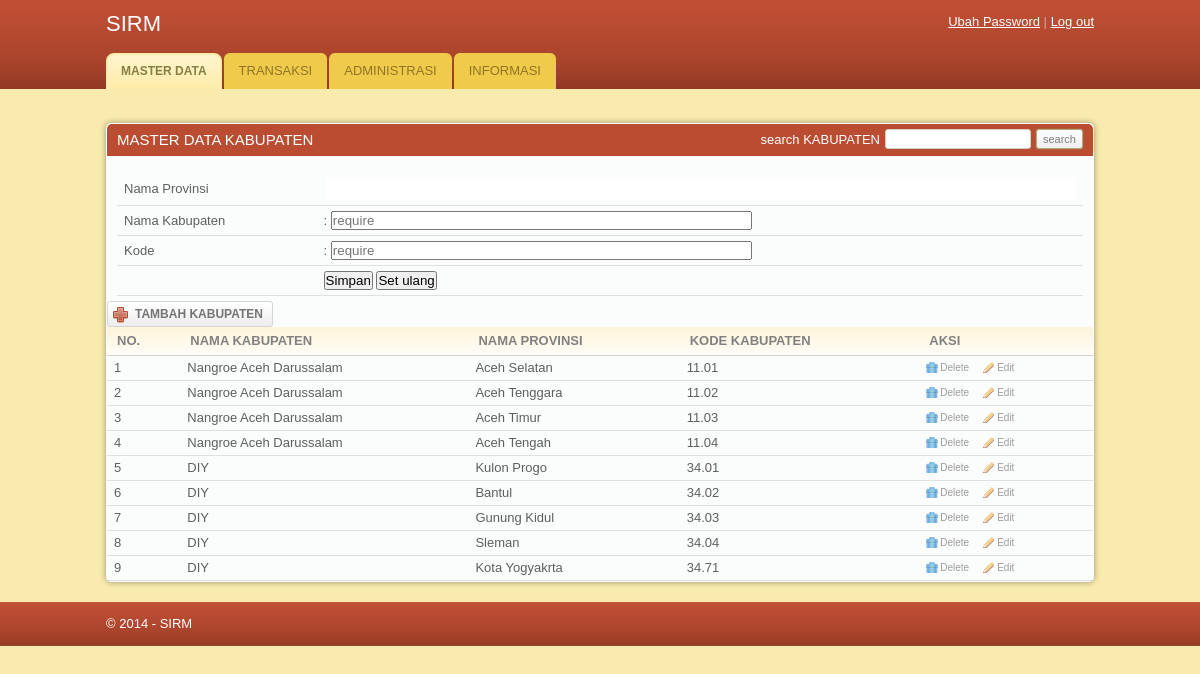
The app's page /MODUL/Master/tambahkab.php with its own data.
### tables this page shows
CREATE TABLE IF NOT EXISTS `kabupaten` (
  `id_kabupaten` int(3) NOT NULL AUTO_INCREMENT,
  `id_provinsi` int(3) NOT NULL,
  `nama_kabupaten` varchar(20) NOT NULL,
  `kode_kab` varchar(5) NOT NULL,
  PRIMARY KEY (`id_kabupaten`)
);

CREATE TABLE IF NOT EXISTS `provinsi` (
  `id_provinsi` int(3) NOT NULL AUTO_INCREMENT,
  `nama_provinsi` varchar(25) NOT NULL,
  `kode_prov` varchar(5) NOT NULL,
  PRIMARY KEY (`id_provinsi`)
);

### MODUL/Master/tambahkab.php (the view, shortened to what this page needs)
<!DOCTYPE html PUBLIC "-//W3C//DTD XHTML 1.0 Transitional//EN" "http://www.w3.org/TR/xhtml1/DTD/xhtml1-transitional.dtd">
<html xmlns="http://www.w3.org/1999/xhtml">
<head>
	<link rel="stylesheet" href="../../css/style.css" type="text/css" media="all" />
	<link rel="stylesheet" href="../../css/token-input.css" type="text/css" />
</head>
<body>
<div id="header">
	<div class="shell">
		<div id="top">
			<h1><a href="master/index.php">SIRM</a></h1>
			<div id="top-navigation">
				<a href="#">Ubah Password</a>
				<span>|</span>
				<a href="#">Log out</a>
			</div>
		</div>
		<div id="navigation">
			<ul>
			    <li><a href="master.php" class="active"><span>MASTER DATA</span></a></li>
				<li><a href="../../transaksi.php"><span>TRANSAKSI</span></a></li>
			    <li><a href="../../administrasi.php"><span>ADMINISTRASI</span></a></li>
			    <li><a href="../../informasi.php"><span>INFORMASI</span></a></li>
			</ul>
		</div>
	</div>
</div>
<div id="container">
	<div class="shell">
		<br />
		<div id="main">
			<div id="content">
				<div class="box">
					<div class="box-head">
						<h2 class="left">MASTER DATA KABUPATEN</h2>
						<div class="right">
							<label>search KABUPATEN</label>
							<input type="text" class="field small-field" />
							<input type="submit" class="button" value="search" />
						</div>
					</div>
					<div class="table">
					<form method="post" action="tambahkab.php" class="form">
							<table width="100%" border="0" cellspacing="0" cellpadding="0">
								<tr>
									<td>Nama Provinsi</td>
									<td colspan="3">
									</td>
								</tr>
								<tr>
									<td>Nama Kabupaten</td>
									<td colspan="3">: <input type="text" name="nama_kabupaten" size="50" placeholder="require"></td>
								</tr>
								<tr>
									<td>Kode</td>
									<td colspan="3">: <input type="text" name="kode_kab" size="50" placeholder="require"></td>
								</tr>
								<tr>
									<td></td>
									<td><input type="submit" name="submit" value="Simpan">
									<input type="reset" name="reset" value="Set ulang"></td>
									<td colspan="2"></td>
								</tr>
							</table>
						</div>
						<div class="table">
					<a href="tambahkab.php" class="add-button"><span>TAMBAH KABUPATEN</span></a><br>
						<table width="100%" border="0" cellspacing="0" cellpadding="0">
							<tr>
								<th>NO.</th>
								<th>NAMA KABUPATEN</th>
								<th>NAMA PROVINSI</th>
								<th>KODE KABUPATEN</th>
								<th>AKSI</th>
							</tr>
							<?php
							$no=0;
							$query = mysql_query("SELECT * FROM kabupaten");
							while($data= mysql_fetch_array($query)){
							$no++;
							?>
							<tr>
								<td><?php echo $no;?></td>
								<td><?php
								$q=mysql_query("SELECT nama_provinsi FROM provinsi WHERE id_provinsi='$data[id_provinsi]'");
								$data2=mysql_fetch_array($q);
								echo $data2['nama_provinsi'];?> </td>
								<td><?php echo $data['nama_kabupaten'];?></td>
								<td><?php echo $data['kode_kab'];?></td>
								<td><a href="hapuskab.php?id_kabupaten=<?=$data['id_kabupaten']?>" class="ico del" onclick="return konfirmasi('<?php echo $data['nama_kabupaten'];?>')">Delete</a><a href="editkab.php?id_kabupaten=<?=$data['id_kabupaten']?>" class="ico edit">Edit</a></td>
							</tr>
							<?php }?>
						</table>
					</div>
				</div>
			</div>
		</div>
	</div>
<div id="footer">
	<div class="shell">
		<span class="left">&copy; 2014 - SIRM</span>
	</div>
</div>
</body>
</html>

### css/style.css (style rules this page uses)
* { padding:0; margin:0; outline:0; }
body { background:#f9ebae; font-family: Verdana, sans-serif; font-size:13px; line-height:14px; color:#5e5e5e; }
.field { border:solid 1px #d3cfc7; background:#fff; padding:5px; }
.small-field { border:solid 1px #d3cfc7; background:#fff; padding:3px 1px; font-size:11px; }
.button { background:#eee url(images/button.gif) repeat-x 0 0; border:solid 1px #b1a874; color:#7f7f7f; font-size:11px; padding:2px 6px 2px 6px; cursor:pointer; line-height:14px !important; }
a { color:#ba4c32; text-decoration: underline; cursor:pointer; }
.left, .alignleft { float:left; display:inline; }
.right, .alignright { float:right; display:inline; }
h1 { font-size:22px; line-height:24px; color:#fff; font-weight: normal; }
h1 a { color:#fff; text-decoration: none; }
h2 { font-size:15px; font-weight: normal; }
.shell { width:988px; margin:0 auto; }
#header { height:89px; background:url(images/header.gif); white-space:nowrap; }
#header h1 { float:left; display:inline; padding-top:12px; }
#top-navigation { float:right; white-space:nowrap; color:#fff; padding-top:15px; }
#top-navigation a { color:#fff; }
#top-navigation span { color:#dca598; }
#top { height:53px; }
#navigation { height:36px; }
#navigation ul { list-style-type: none; }
#navigation ul li { float:left; display:inline; margin-right:2px; }
#navigation ul li a, #navigation ul li a span { float:left; height:36px; background:url(images/tab.gif) no-repeat 0 0; padding:0 0 0 15px; }
#navigation ul li a span { background-position:right 0; padding:0 15px 0 0; }
#navigation ul li a { line-height:36px; color:#907525; text-decoration: none; }
#navigation ul li a.active, #navigation ul li a:hover { background-position:0 bottom; }
#navigation ul li a.active span, #navigation ul li a:hover span { background-position:right bottom; }
#navigation ul li a.active { font-size:12px; font-weight: bold; color:#887e42; }
#container { padding:20px 0; }
#content { float:left; width:100%; }
.table th { background:#fffdfa url(images/th.gif) repeat-x 0 0; color:#818181; text-align: left; padding:7px 10px; border-bottom:solid 1px #d2d1cb; }
.table td { background:#fbfcfc; border-bottom:solid 1px #e0e0e0; padding:5px 7px; }
.box { background:#fbfcfc; height:100%; padding:1px; margin-bottom:20px; }
.box-head { background:#ba4c32; height:32px; color:#fff; padding: 0 10px; line-height:32px; border-bottom:solid 1px #fff; }
.box-head .right { padding-top:5px; line-height:13px; }
.box-head .right label, .box-head .right input { float:left; }
.box-head .right label { padding:4px 0 0 0; }
.box-head .right input { margin-left:5px; }
a.ico { color:#9d9c9a; font-size:10px; text-decoration: none; padding:0 0 0 14px; background-repeat:no-repeat; background-position:0 0; }
a.del { background-image:url(images/del.gif) }
a.edit { background-image:url(images/edit.gif); margin-left:14px; }
.form { padding:15px 10px 5px 10px; }
.add-button, .add-button span { float:left; height:26px; background:url(images/add-button.gif) no-repeat 0 0; padding:0 0 0 28px; }
.add-button span { background-position:right 0; padding:0 10px 0 0; }
.add-button { font-weight: bold; font-size:12px; color:#747474; text-decoration: none; line-height:26px; }
#footer { height:44px; background:url(images/footer.gif); line-height:44px; color:#fff; }
.box { -moz-border-radius:5px; -webkit-border-radius:5px; -moz-box-shadow: 0 0 6px #978f6c; -webkit-box-shadow: 0 0 6px #978f6c; }
.box-head { -moz-border-radius-topleft:5px; -moz-border-radius-topright:5px; -webkit-border-top-left-radius:5px; -webkit-border-top-right-radius:5px; }
.field, .button { -moz-border-radius:4px; -webkit-border-radius:4px; }
.small-field, .button, .pagging a { -moz-border-radius:3px; -webkit-border-radius:3px; }
.button { -moz-box-shadow: 0 0 2px #978f6c; -webkit-box-shadow: 0 0 2px #978f6c; }

### records on screen
kabupaten: id_provinsi.nama_provinsi "Nangroe Aceh Darussalam", nama_kabupaten "Aceh Selatan", kode_kab "11.01"
kabupaten: id_provinsi.nama_provinsi "Nangroe Aceh Darussalam", nama_kabupaten "Aceh Tenggara", kode_kab "11.02"
kabupaten: id_provinsi.nama_provinsi "Nangroe Aceh Darussalam", nama_kabupaten "Aceh Timur", kode_kab "11.03"
kabupaten: id_provinsi.nama_provinsi "Nangroe Aceh Darussalam", nama_kabupaten "Aceh Tengah", kode_kab "11.04"
kabupaten: id_provinsi.nama_provinsi "DIY", nama_kabupaten "Kulon Progo", kode_kab "34.01"
kabupaten: id_provinsi.nama_provinsi "DIY", nama_kabupaten "Bantul", kode_kab "34.02"
kabupaten: id_provinsi.nama_provinsi "DIY", nama_kabupaten "Gunung Kidul", kode_kab "34.03"
kabupaten: id_provinsi.nama_provinsi "DIY", nama_kabupaten "Sleman", kode_kab "34.04"
kabupaten: id_provinsi.nama_provinsi "DIY", nama_kabupaten "Kota Yogyakrta", kode_kab "34.71"
